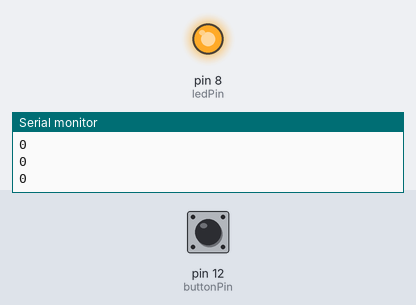
Simulated run of this sketch. Board: Arduino Uno, built with avr-gcc and run on an emulated ATmega328P. Shown: output pins drawn as LEDs (lit = HIGH), the last lines printed to the serial monitor. The inputs (shaded band) are chosen by the test bench; at power-on: pin 12 (buttonPin) LOW.

Above: at 1.2 s.
1.3 s: pin 12 (buttonPin) pulled HIGH for 0.15 s
At 1.5 s:
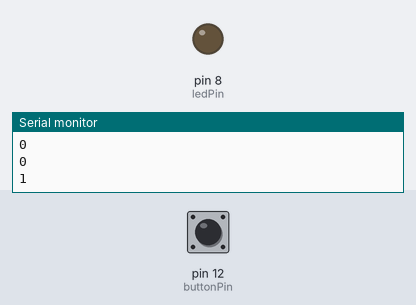
3.1 s: pin 12 (buttonPin) pulled HIGH for 3.2 s
At 7.0 s:
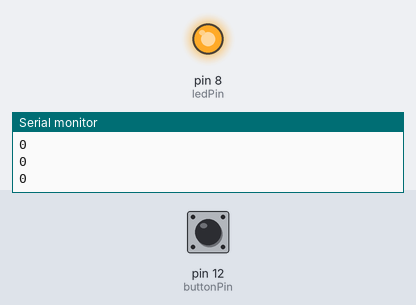
Timing chart, 0 to 8.5 s (numbered marks = the images above; inputs shaded):
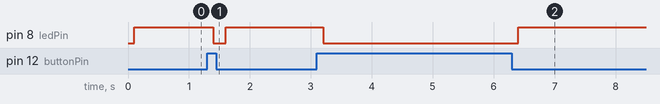

Measured:
- after the input at 1.3 s, pin 8 (ledPin): HIGH → LOW after 0.10 s, → HIGH 0.20 s later
- after the input at 3.1 s, pin 8 (ledPin): HIGH → LOW after 0.10 s, → HIGH 3.2 s later

The sketch:

pull_down.ino
```cpp
int ledPin=8;
int buttonPin=12; //pull-up resistor
int buttonval;
float wT=100;

void setup() {
  // put your setup code here, to run once:
  pinMode(buttonPin,INPUT);
  pinMode(ledPin,OUTPUT);
  Serial.begin(9600);
}

void loop() {
  buttonval=digitalRead(buttonPin);
  delay(wT);
  Serial.println(buttonval);
  if(buttonval==1){
    digitalWrite(ledPin,LOW);
  }
  if(buttonval==0){
    digitalWrite(ledPin,HIGH);
  }
}  
```
